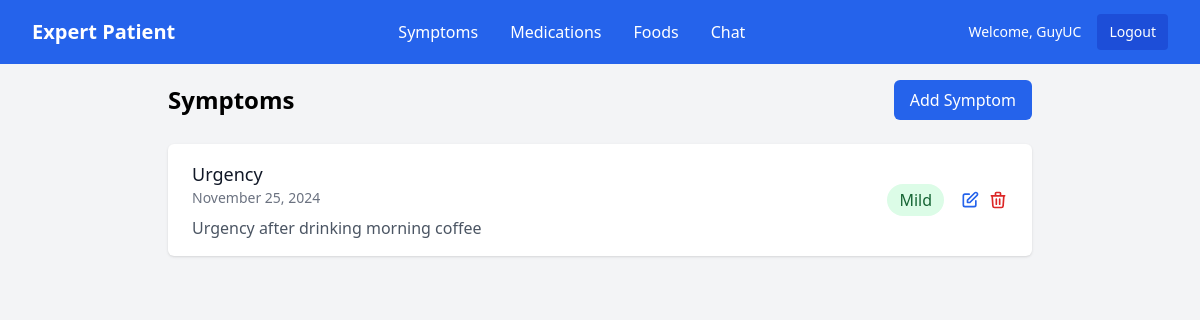
Page /symptoms/ (signed in) on the committed database.
### symptoms/models.py (models this page shows, shortened)
class Symptom(models.Model):
    SEVERITY_CHOICES = [
        (1, 'Very Mild'),
        (2, 'Mild'),
        (3, 'Moderate'),
        (4, 'Severe'),
        (5, 'Very Severe'),
    ]
    SYMPTOM_TYPES = [
        ('pain', 'Abdominal Pain'),
        ('blood', 'Blood in Stool'),
        ('urgency', 'Urgency'),
        ('diarrhoea', 'Diarrhoea'),
        ('fatigue', 'Fatigue'),
        ('joint_pain', 'Joint Pain'),
        ('other', 'Other'),
    ]
    user = models.ForeignKey(settings.AUTH_USER_MODEL, on_delete=models.CASCADE)
    date = models.DateField(validators=[validate_past_date], default=date.today)
    type = models.CharField(max_length=100, choices=SYMPTOM_TYPES, default='other')
    severity = models.IntegerField(choices=SEVERITY_CHOICES)
    description = models.TextField(blank=True)
    class Meta:
        ordering = ['-date']

### symptoms/views.py (the view)
# urls.py: path('', views.SymptomListView.as_view(), name='list'),
class SymptomListView(LoginRequiredMixin, ListView):
    model = Symptom
    template_name = 'symptoms/list.html'
    context_object_name = 'symptoms'
    def get_queryset(self):
        return Symptom.objects.filter(user=self.request.user)

### symptoms/templates/symptoms/list.html (shortened to what this page needs)
{% extends "base.html" %}
{% block content %}
<div class="max-w-4xl mx-auto p-4">
    <div class="flex justify-between items-center mb-6">
        <h1 class="text-2xl font-bold">Symptoms</h1>
        <a href="{% url 'symptoms:add' %}" class="px-4 py-2 bg-blue-600 text-white rounded-md hover:bg-blue-700">
            Add Symptom
        </a>
    </div>
    {% if symptoms %}
    <div class="bg-white shadow overflow-hidden sm:rounded-md">
        <ul class="divide-y divide-gray-200">
            {% for symptom in symptoms %}
            <li class="px-6 py-4">
                <div class="flex items-center justify-between">
                    <div>
                        <h3 class="text-lg font-medium text-gray-900">{{ symptom.get_type_display }}</h3>
                        <p class="text-sm text-gray-500">
                            {{ symptom.date|date:"F j, Y" }}
                        </p>
                        {% if symptom.description %}
                        <p class="mt-2 text-gray-600">{{ symptom.description }}</p>
                        {% endif %}
                    </div>
                    <div class="flex items-center space-x-4">
                        <span class="inline-flex items-center px-3 py-1 rounded-full
                                        {% if symptom.severity >= 4 %}bg-red-100 text-red-800
                                        {% elif symptom.severity >= 3 %}bg-yellow-100 text-yellow-800
                                        {% else %}bg-green-100 text-green-800{% endif %}">
                            {{ symptom.get_severity_display }}
                        </span>
                        <div class="flex space-x-2">
                            <a href="{% url 'symptoms:edit' symptom.pk %}" class="text-blue-600 hover:text-blue-800">
                                <svg class="w-5 h-5" fill="none" stroke="currentColor" viewBox="0 0 24 24">
                                    <path stroke-linecap="round" stroke-linejoin="round" stroke-width="2"
                                        d="M11 5H6a2 2 0 00-2 2v11a2 2 0 002 2h11a2 2 0 002-2v-5m-1.414-9.414a2 2 0 112.828 2.828L11.828 15H9v-2.828l8.586-8.586z" />
                                </svg>
                            </a>
                            <a href="{% url 'symptoms:delete' symptom.pk %}" class="text-red-600 hover:text-red-800">
                                <svg class="w-5 h-5" fill="none" stroke="currentColor" viewBox="0 0 24 24">
                                    <path stroke-linecap="round" stroke-linejoin="round" stroke-width="2"
                                        d="M19 7l-.867 12.142A2 2 0 0116.138 21H7.862a2 2 0 01-1.995-1.858L5 7m5 4v6m4-6v6m1-10V4a1 1 0 00-1-1h-4a1 1 0 00-1 1v3M4 7h16" />
                                </svg>
                            </a>
                        </div>
                    </div>
                </div>
            </li>
            {% endfor %}
        </ul>
    </div>
    {% else %}
    <div class="text-center py-12 bg-white rounded-lg shadow">
        <p class="text-gray-500">No symptoms logged yet.</p>
    </div>
    {% endif %}
</div>
{% endblock %}

### templates/base.html (shortened to what this page needs)
<!DOCTYPE html>
<html>
<head>
    <script src="https://cdn.tailwindcss.com"></script>
</head>
<body class="bg-gray-100">
    <nav class="bg-blue-600 text-white">
        <div class="max-w-7xl mx-auto px-4 sm:px-6 lg:px-8">
            <div class="flex justify-between h-16 items-center">
                <a href="{% url 'home:home' %}" class="text-xl font-bold">Expert Patient</a>
                <div class="flex justify-center">
                    <a class="px-4" href="{% url 'symptoms:list' %}">Symptoms</a>
                    <a class="px-4" href="{% url 'medications:list' %}">Medications</a>
                    <a class="px-4" href="{% url 'foods:list' %}">Foods</a>
                    <a class="px-4">Chat</a>
                </div>
                {% if user.is_authenticated %}
                <div class="flex items-center space-x-4">
                    <span class="text-sm">Welcome, {{ user.username }}</span>
                    <a href="{% url 'account_logout' %}"
                        class="text-sm bg-blue-700 px-3 py-2 rounded hover:bg-blue-800">
                        Logout
                    </a>
                </div>
                {% endif %}
            </div>
        </div>
    </nav>
    <main class="min-h-screen">
        {% block content %}{% endblock %}
    </main>
</body>
</html>

### rows in the picture
Symptom: type "Urgency", date "November 25, 2024", description "Urgency after drinking morning coffee", severity "Mild"

### other values in the picture
{{ user.username }} "GuyUC"
